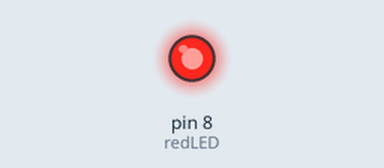
Recording of a sketch running on a simulated Arduino Uno, built with avr-gcc and run on an emulated ATmega328P. Parts: output pins drawn as LEDs (lit = HIGH).

Above: at 0.1 s.
Timing chart, 0 to 1.6 s (numbered marks = the images above):
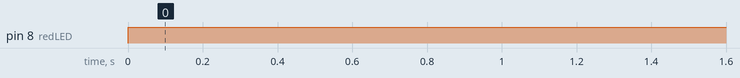

The sketch:

digitalWrite.ino
```cpp
int redLED = 8;

void setup() {
  // put your setup code here, to run once:
  pinMode(redLED,OUTPUT);

}

void loop() {
  // put your main code here, to run repeatedly:
  digitalWrite(redLED, HIGH);

}
```

Measured:
- by itself, pin 8 (redLED): LOW → HIGH at 0.00 s
